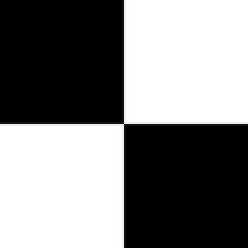
%> input picture Exercise_03/Images/checker.tif, 124 x 124 px, shrunk from 512 x 512 before the run (shown 2 times larger)
$ octave main.m   (GNU Octave 9; MATLAB toolbox functions it lacks are replaced by stand-ins)
%> lines starting %> are read from the running program, lines starting %| are printed output that depends on the picture; in (x1, y1, x2, y2) boxes, pixels count from 0 and x2, y2 are one past the last pixel; in counts of white or black regions, pixels touching at a corner belong together; the program's own positions count from 1
### Exercise_03/averaging_filter.m
% sub-task 1
function out = averaging_filter(in, fSize, padType)

    Kernel = ones(fSize, fSize) / (fSize*fSize);

    % alternative way:
    % Kernel = fspecial('average', fSize);

    pdSize = (fSize - 1)/2;

    in_padded = padarray(in, [pdSize pdSize], padType);

    out_padded = zeros(size(in_padded));

    [rows, cols] = size(in_padded);

    for r = pdSize+1:rows-pdSize
        for c = pdSize+1:cols-pdSize
            neigh = in_padded(r-pdSize:r+pdSize, c-pdSize:c+pdSize);
            % out_padded(r, c) = sum(neigh, "all") / (fSize*fSize); % simple averaging
            out_padded(r, c) = sum(neigh .* Kernel, "all"); % simple averaging
        end
    end

    out = out_padded(pdSize+1:rows-pdSize, pdSize+1:cols-pdSize);
end

### Exercise_02/threshold.m
function out = threshold(in, thr)
    in = double(in);

    [rows, cols] = size(in);
    out = zeros(rows, cols);

    for r = 1:rows
        for c = 1:cols
            pix = in(r, c);
            if pix <= thr
                pix = 0;
            else
                pix = 255;
            end
            out(r, c) = pix;
        end
    end
end

### Exercise_03/median_filter.m
% sub-task 2
function out = median_filter(in, fSize)

    pdSize = (fSize - 1)/2;

    in_padded = padarray(in, [pdSize pdSize], 'symmetric');

    out_padded = zeros(size(in_padded));

    [rows, cols] = size(in_padded);

    for r = pdSize+1:rows-pdSize
        for c = pdSize+1:cols-pdSize
            neigh = in_padded(r-pdSize:r+pdSize, c-pdSize:c+pdSize);
            tmp = sort(neigh(:));
            out_padded(r, c) = tmp((fSize^2+1)/2); % median filtering
        end
    end

    out = out_padded(pdSize+1:rows-pdSize, pdSize+1:cols-pdSize);
end

### Exercise_03/main.m
clear all;
close all;
clc;

% sub-task 3
checker = double(imread("Images/checker.tif"));
%> checker: size 124x124 double; min 0, max 255, mean 127.5; mean of the top-left, top-right, bottom-left and bottom-right quarters 0.6, 254.4, 254.4, 0.6

fSize = 23;
checker_avg_filt_0_pad = averaging_filter(checker, fSize, 0);
checker_avg_filt_1_pad = averaging_filter(checker, fSize, 1);
checker_avg_filt_symmetric_pad = averaging_filter(checker, fSize, "symmetric");

figure;
subplot(221); imshow(uint8(checker)); title("original checker");
subplot(222); imshow(uint8(checker_avg_filt_symmetric_pad)); title("checker average filtering w symmetric padding");
subplot(223); imshow(uint8(checker_avg_filt_0_pad)); title("checker average filtering w 0 padding");
subplot(224); imshow(uint8(checker_avg_filt_1_pad)); title("checker average filtering w 1 padding");

% sub-task 4
% Do not forget to add the “threshold” function from the Exercise_02 folder to the path.
hubble = double(imread("Images/hubble_orig.tif"));
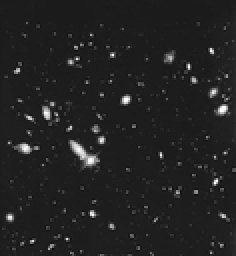
%> input picture Exercise_03/Images/hubble_orig.tif, 118 x 128 px, shrunk from 485 x 528 before the run (shown 2 times larger)
%> hubble: size 128x118 double; min 10, max 255, mean 34.5; mean of the top-left, top-right, bottom-left and bottom-right quarters 33, 34.1, 38.2, 32.8

% Smoothing/blurring the image helps to make large objects in the image stand out more easily with threshold.
fSize = 15;
hubble_avg_filt_sz_15 = averaging_filter(hubble, fSize, "symmetric");
hubble_avg_filt_sz_15_thr = threshold(hubble_avg_filt_sz_15, 60);
%> after the loop in threshold, `for r = 1:rows`:
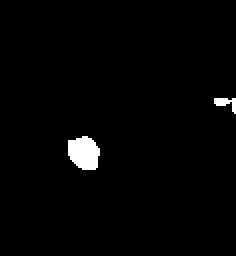
%> out: size 128x118 double (shown 2 times larger); 1.7% white; 2 white regions, box (x1, y1, x2, y2) and area: (34, 68, 50, 85) 212, (107, 49, 118, 57) 44
fSize = 31;
hubble_avg_filt_sz_33 = averaging_filter(hubble, fSize, "symmetric");
%> call 5 of averaging_filter, with fSize = 31, padType = 'symmetric'
%> after the loop in averaging_filter (call 5), `for r = pdSize+1:rows-pdSize`:
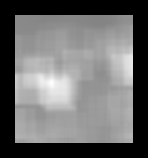
%> out_padded: size 158x148 double; min 0, max 53.21, mean 22.3; drawn with min black and max white
%> in averaging_filter (call 5), `out = out_padded(pdSize+1:rows-pdSize, pdSize+1:cols-pdSize);`:
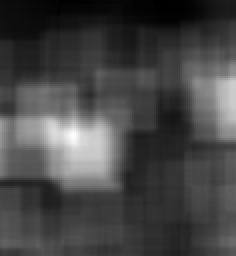
%> out: size 128x118 double (shown 2 times larger); min 27.43, max 53.21, mean 34.5; drawn with min black and max white
hubble_avg_filt_sz_33_thr = threshold (hubble_avg_filt_sz_33, 60);
%> after the loop in threshold (call 2), `for r = 1:rows`: out: size 128x118 double; every value is 0

figure;
subplot(221); imshow(uint8(hubble_avg_filt_sz_15)); title("hubble average filtering, filter size = 15");
subplot(222); imshow(uint8(hubble_avg_filt_sz_15_thr)); title("hubble average filtering (size = 15) & thr = 60");
subplot(223); imshow(uint8(hubble_avg_filt_sz_33)); title("hubble average filtering, filter size = 33");
subplot(224); imshow(uint8(hubble_avg_filt_sz_33_thr)); title("hubble average filtering (size = 33) & thr = 60");

% sub-task 5
board = double(imread("Images/board.tif"));
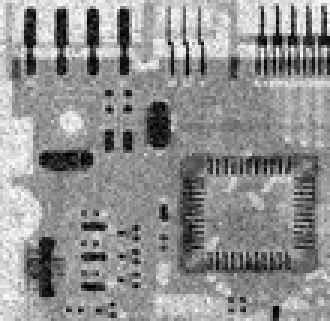
%> input picture Exercise_03/Images/board.tif, 110 x 107 px, shrunk from 455 x 440 before the run (shown 3 times larger)
%> board: size 107x110 double; min 0, max 255, mean 144.2; mean of the top-left, top-right, bottom-left and bottom-right quarters 149.8, 149.4, 147.9, 130

fSize = 3;
board_my_med_filt = median_filter(board, fSize);
board_built_in_med_filt = medfilt2(board, [fSize, fSize]);
board_my_averaging_filt = averaging_filter(board, fSize, "symmetric");
%> call 6 of averaging_filter, with fSize = 3, padType = 'symmetric'
%> after the loop in averaging_filter (call 6), `for r = pdSize+1:rows-pdSize`:
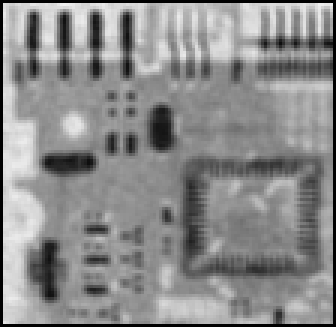
%> out_padded: size 109x112 double (shown 3 times larger); min 0, max 239.6, mean 139
% I will come back here when I develop a further understanding of the “use both MATLABs conv2()” part:
board_built_in_conv2 = conv2(fSize, fSize, board);

figure;
subplot(321); imshow(uint8(board)); title("original board");
subplot(323); imshow(uint8(board_my_med_filt)); title("board with my median filter");
subplot(324); imshow(uint8(board_built_in_med_filt)); title("board with built-in median filter");
subplot(325); imshow(uint8(board_my_averaging_filt)); title("board with my averaging filter");
subplot(326); imshow(uint8(board_built_in_conv2)); title("board with built-in conv2 ");
%> after `imshow(uint8(board_built_in_conv2))`:
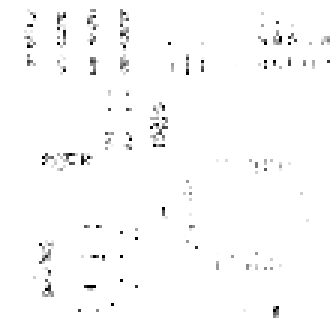
%> displayed picture: size 107x110, on the screen's scale of 0 to 255 (shown 3 times larger); min 0, max 255, mean 250.9
